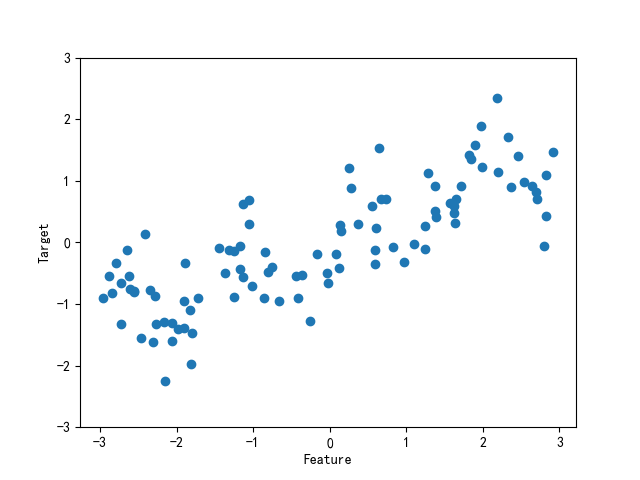

Write Python code to recreate this figure.
from mglearn.datasets import make_wave

from myImport import *

if __name__ == '__main__':
    X, y = make_wave()  # X.shape(100, 1)
    plt.plot(X, y, "o")
    plt.ylim(-3, 3)
    plt.xlabel("Feature")
    plt.ylabel("Target")
    plt.savefig("wave.png")
    plt.show()

    print("X.shape{}".format(X.shape))  # X.shape(100, 1)

